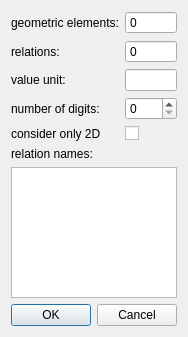
<?xml version="1.0" encoding="UTF-8"?>
<ui version="4.0">
 <class>UIDialogSettings</class>
 <widget class="QDialog" name="UIDialogSettings">
  <property name="geometry">
   <rect>
    <x>0</x>
    <y>0</y>
    <width>178</width>
    <height>337</height>
   </rect>
  </property>
  <property name="windowTitle">
   <string>Settings</string>
  </property>
  <layout class="QVBoxLayout" name="verticalLayout_2">
   <item>
    <layout class="QHBoxLayout" name="horizontalLayout">
     <item>
      <layout class="QFormLayout" name="formLayout">
       <item row="0" column="1">
        <widget class="QSpinBox" name="spinBoxGeometrics">
         <property name="enabled">
          <bool>true</bool>
         </property>
         <property name="frame">
          <bool>true</bool>
         </property>
         <property name="readOnly">
          <bool>true</bool>
         </property>
         <property name="buttonSymbols">
          <enum>QAbstractSpinBox::NoButtons</enum>
         </property>
         <property name="keyboardTracking">
          <bool>false</bool>
         </property>
        </widget>
       </item>
       <item row="1" column="0">
        <widget class="QLabel" name="labelRelations">
         <property name="text">
          <string>relations:</string>
         </property>
        </widget>
       </item>
       <item row="1" column="1">
        <widget class="QSpinBox" name="spinBoxRelations">
         <property name="enabled">
          <bool>true</bool>
         </property>
         <property name="frame">
          <bool>true</bool>
         </property>
         <property name="readOnly">
          <bool>true</bool>
         </property>
         <property name="buttonSymbols">
          <enum>QAbstractSpinBox::NoButtons</enum>
         </property>
         <property name="keyboardTracking">
          <bool>false</bool>
         </property>
        </widget>
       </item>
       <item row="2" column="0">
        <widget class="QLabel" name="labelValueUnit">
         <property name="text">
          <string>value unit:</string>
         </property>
        </widget>
       </item>
       <item row="2" column="1">
        <widget class="QLineEdit" name="lineEditValueUnit"/>
       </item>
       <item row="3" column="0">
        <widget class="QLabel" name="labelNumberDigits">
         <property name="text">
          <string>number of digits:</string>
         </property>
        </widget>
       </item>
       <item row="3" column="1">
        <widget class="QSpinBox" name="spinBoxNumberDigits">
         <property name="maximum">
          <number>10</number>
         </property>
        </widget>
       </item>
       <item row="0" column="0">
        <widget class="QLabel" name="labelGeometrics">
         <property name="text">
          <string>geometric elements:</string>
         </property>
        </widget>
       </item>
       <item row="4" column="1">
        <widget class="QCheckBox" name="checkBoxtTwoDThreeD">
         <property name="text">
          <string/>
         </property>
        </widget>
       </item>
       <item row="4" column="0">
        <widget class="QLabel" name="labelTwoDThreeD">
         <property name="text">
          <string>consider only 2D</string>
         </property>
        </widget>
       </item>
      </layout>
     </item>
     <item>
      <spacer name="horizontalSpacer">
       <property name="orientation">
        <enum>Qt::Horizontal</enum>
       </property>
       <property name="sizeHint" stdset="0">
        <size>
         <width>40</width>
         <height>20</height>
        </size>
       </property>
      </spacer>
     </item>
    </layout>
   </item>
   <item>
    <layout class="QVBoxLayout" name="verticalLayout">
     <item>
      <widget class="QLabel" name="labelRelationNames">
       <property name="text">
        <string>relation names:</string>
       </property>
      </widget>
     </item>
     <item>
      <widget class="QPlainTextEdit" name="plainTextEditRelationNames">
       <property name="readOnly">
        <bool>true</bool>
       </property>
      </widget>
     </item>
    </layout>
   </item>
   <item>
    <widget class="QDialogButtonBox" name="buttonBox">
     <property name="orientation">
      <enum>Qt::Horizontal</enum>
     </property>
     <property name="standardButtons">
      <set>QDialogButtonBox::Cancel|QDialogButtonBox::Ok</set>
     </property>
    </widget>
   </item>
  </layout>
 </widget>
 <resources/>
 <connections>
  <connection>
   <sender>buttonBox</sender>
   <signal>accepted()</signal>
   <receiver>UIDialogSettings</receiver>
   <slot>accept()</slot>
   <hints>
    <hint type="sourcelabel">
     <x>248</x>
     <y>254</y>
    </hint>
    <hint type="destinationlabel">
     <x>157</x>
     <y>274</y>
    </hint>
   </hints>
  </connection>
  <connection>
   <sender>buttonBox</sender>
   <signal>rejected()</signal>
   <receiver>UIDialogSettings</receiver>
   <slot>reject()</slot>
   <hints>
    <hint type="sourcelabel">
     <x>316</x>
     <y>260</y>
    </hint>
    <hint type="destinationlabel">
     <x>286</x>
     <y>274</y>
    </hint>
   </hints>
  </connection>
 </connections>
</ui>
